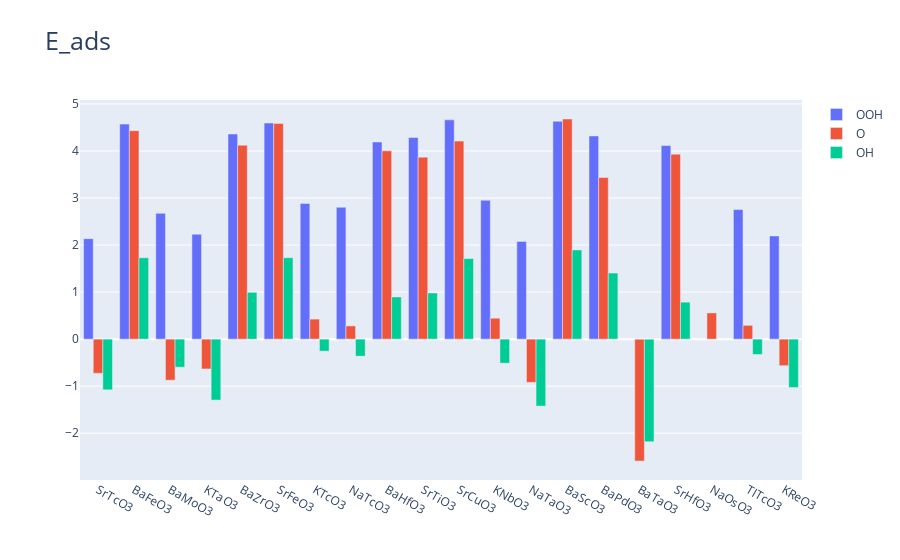

The notebook cell saved with this chart:
### Code cell
# 막대 그래프 그리기
trace1 = go.Bar(x = df['formula'], y = df['DE_OOH'], name = 'OOH')
trace2 = go.Bar(x = df['formula'], y = df['DE_O'], name = 'O')
trace3 = go.Bar(x = df['formula'], y = df['DE_OH'], name = 'OH')

data = [trace1, trace2, trace3]
layout = go.Layout(title = 'E_ads', titlefont = dict(size = 25))
fig = go.Figure(data = data, layout = layout)
pyo.iplot(fig)

### Figure 1 — Plotly figure (JSON) as saved in the notebook; plotly's stock layout.template omitted (floating-point values rounded to 4 significant figures)
{"data": [{"name": "OOH", "type": "bar", "x": ["SrTcO3", "BaFeO3", "BaMoO3", "KTaO3", "BaZrO3", "SrFeO3", "KTcO3", "NaTcO3", "BaHfO3", "SrTiO3", "SrCuO3", "KNbO3", "NaTaO3", "BaScO3", "BaPdO3", "BaTaO3", "SrHfO3", "NaOsO3", "TlTcO3", "KReO3"], "y": [2.136, 4.572, 2.674, 2.23, 4.361, 4.595, 2.886, 2.804, 4.192, 4.287, 4.662, 2.953, 2.078, 4.632, 4.32, "NaN", 4.115, "NaN", 2.755, 2.194]}, {"name": "O", "type": "bar", "x": ["SrTcO3", "BaFeO3", "BaMoO3", "KTaO3", "BaZrO3", "SrFeO3", "KTcO3", "NaTcO3", "BaHfO3", "SrTiO3", "SrCuO3", "KNbO3", "NaTaO3", "BaScO3", "BaPdO3", "BaTaO3", "SrHfO3", "NaOsO3", "TlTcO3", "KReO3"], "y": [-0.727, 4.432, -0.873, -0.634, 4.123, 4.586, 0.426, 0.281, 4.003, 3.869, 4.21, 0.445, -0.919, 4.68, 3.435, -2.591, 3.932, 0.557, 0.293, -0.564]}, {"name": "OH", "type": "bar", "x": ["SrTcO3", "BaFeO3", "BaMoO3", "KTaO3", "BaZrO3", "SrFeO3", "KTcO3", "NaTcO3", "BaHfO3", "SrTiO3", "SrCuO3", "KNbO3", "NaTaO3", "BaScO3", "BaPdO3", "BaTaO3", "SrHfO3", "NaOsO3", "TlTcO3", "KReO3"], "y": [-1.077, 1.729, -0.597, -1.296, 0.995, 1.731, -0.255, -0.362, 0.896, 0.981, 1.712, -0.512, -1.424, 1.896, 1.405, -2.181, 0.786, "NaN", -0.326, -1.028]}], "layout": {"title": {"font": {"size": 25}, "text": "E_ads"}}}
